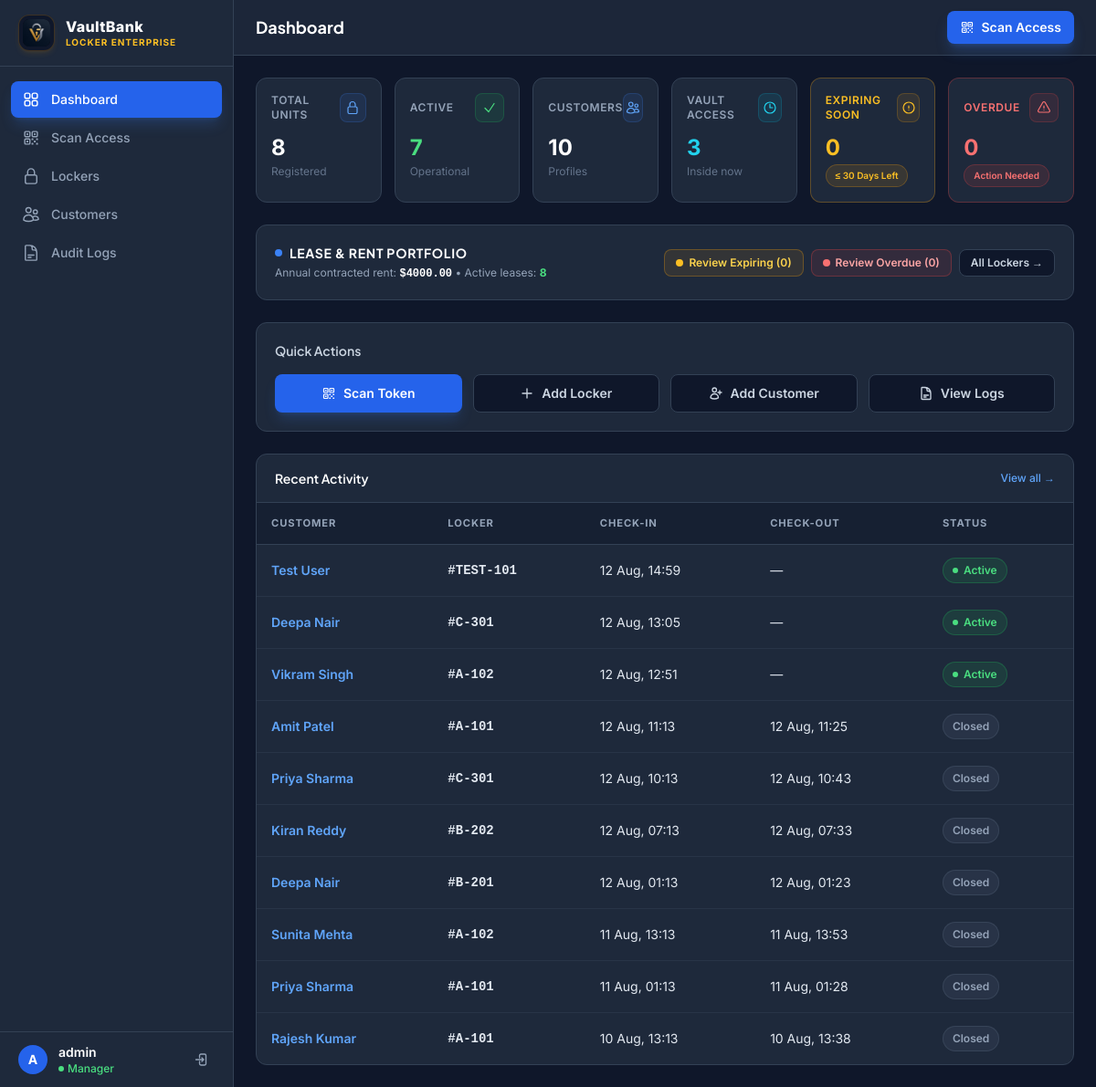
Before: / (signed in) with the older database file.
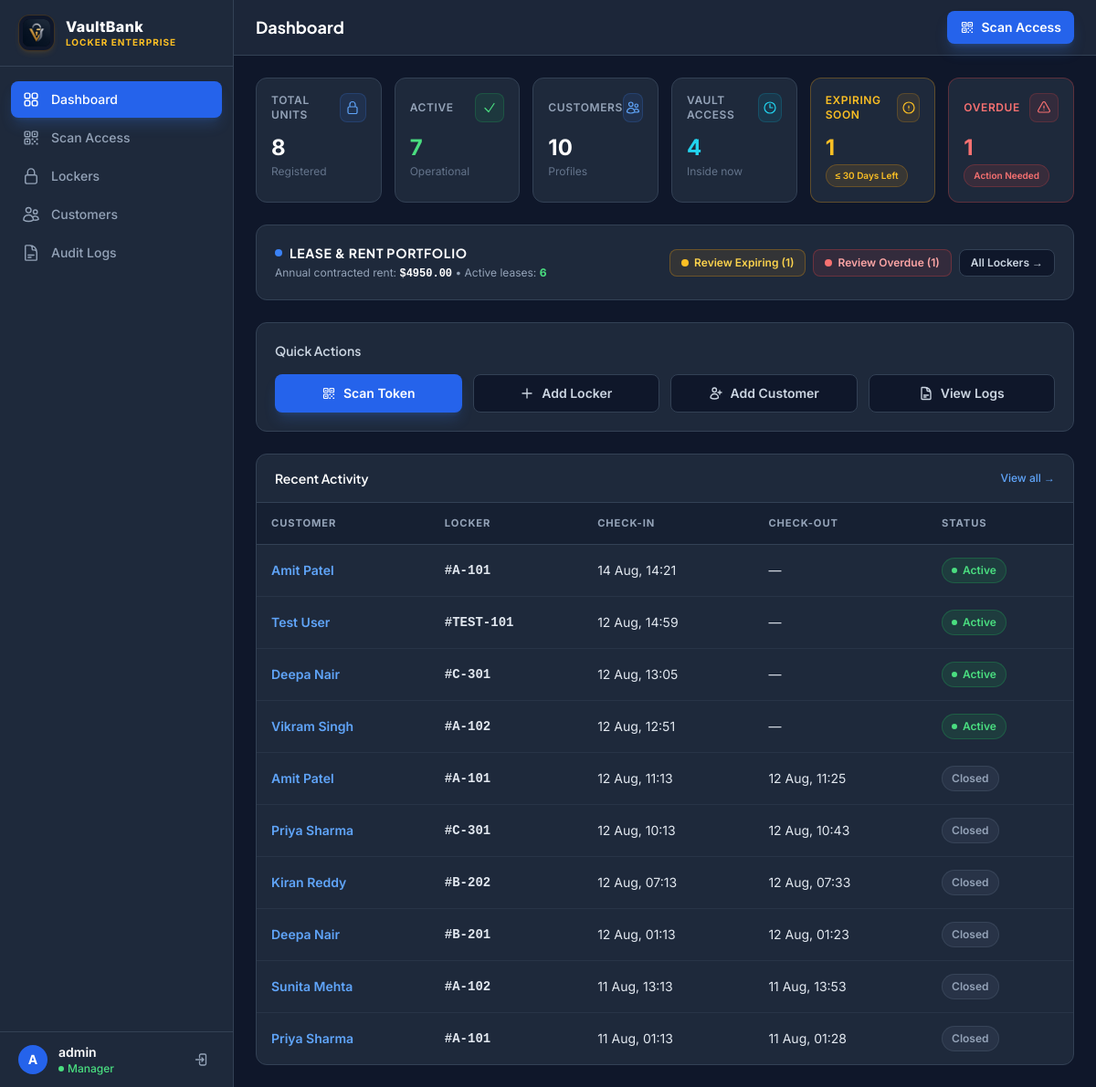
After: the same page with the newer database file.
### lockers/models.py (models this page shows, shortened)
class AccessLog(models.Model):
    locker = models.ForeignKey(Locker, on_delete=models.CASCADE, related_name='access_logs')
    customer = models.ForeignKey(Customer, on_delete=models.CASCADE, related_name='access_logs')
    check_in_time = models.DateTimeField(auto_now_add=True)
    check_out_time = models.DateTimeField(null=True, blank=True)
    class Meta:
        ordering = ['-check_in_time']

class Customer(models.Model):
    ID_PROOF_CHOICES = [
        ('aadhaar', 'Aadhaar Card'),
        ('pan', 'PAN Card'),
        ('passport', 'Passport'),
        ('voter_id', 'Voter ID'),
        ('driving_license', 'Driving License'),
    ]
    name = models.CharField(max_length=200)
    phone_number = models.CharField(max_length=20, blank=True, null=True, help_text="Phone number for SMS/WhatsApp alerts")
    email = models.EmailField(blank=True, null=True, help_text="Email address for access notifications")
    id_proof_type = models.CharField(max_length=50, choices=ID_PROOF_CHOICES)
    id_proof_file = models.FileField(upload_to='id_proofs/')
    class Meta:
        ordering = ['name']

class Locker(models.Model):
    PAYMENT_STATUS_CHOICES = [
        ('paid', 'Paid'),
        ('pending', 'Pending Payment'),
        ('overdue', 'Payment Overdue'),
    ]
    locker_number = models.CharField(max_length=20, unique=True)
    token = models.CharField(
        max_length=100, unique=True,
        default=generate_locker_token,
        editable=False,   # shown read-only in admin/forms
    )
    is_active = models.BooleanField(default=True)
    annual_fee = models.DecimalField(max_digits=10, decimal_places=2, default=500.00, help_text="Annual rent fee")
    lease_start_date = models.DateField(null=True, blank=True, help_text="Start date of lease agreement")
    lease_end_date = models.DateField(null=True, blank=True, help_text="Expiration date of lease agreement")
    payment_status = models.CharField(max_length=20, choices=PAYMENT_STATUS_CHOICES, default='paid')
    @property
    def lease_status(self):
        from django.utils import timezone
        import datetime
        today = timezone.now().date()
        if self.payment_status == 'overdue':
            return 'overdue'
        if self.lease_end_date:
            if self.lease_end_date < today:
                return 'overdue'
            if today <= self.lease_end_date <= (today + datetime.timedelta(days=30)) or self.payment_status == 'pending':
                return 'expiring_soon'
        elif self.payment_status == 'pending':
            return 'expiring_soon'
        return 'current'
    class Meta:
        ordering = ['locker_number']

### lockers/views.py (the view)
# urls.py: path('', views.dashboard, name='dashboard'),
@login_required
def dashboard(request):
    lockers = list(Locker.objects.all())
    total_lockers = len(lockers)
    active_lockers = sum(1 for l in lockers if l.is_active)
    total_customers = Customer.objects.count()
    active_sessions = AccessLog.objects.filter(check_out_time__isnull=True).count()
    recent_logs = AccessLog.objects.select_related('locker', 'customer')[:10]
    unassigned_lockers = Locker.objects.filter(locker_users__isnull=True, is_active=True).count()
    expiring_soon_count = sum(1 for l in lockers if l.lease_status == 'expiring_soon')
    overdue_count = sum(1 for l in lockers if l.lease_status == 'overdue')
    active_lease_count = sum(1 for l in lockers if l.lease_status == 'current')
    total_annual_revenue = sum(l.annual_fee for l in lockers)
    context = {
        'total_lockers': total_lockers,
        'active_lockers': active_lockers,
        'total_customers': total_customers,
        'active_sessions': active_sessions,
        'recent_logs': recent_logs,
        'unassigned_lockers': unassigned_lockers,
        'expiring_soon_count': expiring_soon_count,
        'overdue_count': overdue_count,
        'active_lease_count': active_lease_count,
        'total_annual_revenue': total_annual_revenue,
    }
    return render(request, 'lockers/dashboard.html', context)

### templates/lockers/dashboard.html (shortened to what the changed rows need)
{% extends 'lockers/base.html' %}
{% block page_title %}Dashboard{% endblock %}
{% block content %}
<div class="space-y-6">
  <div class="grid grid-cols-2 sm:grid-cols-3 lg:grid-cols-6 gap-3.5">
    <div class="stat-card bg-[#1E293B] border border-[#334155] rounded-xl p-4 flex flex-col gap-3">
      <div>
        <p class="text-2xl font-bold text-cyan-400">{{ active_sessions }}</p>
        <p class="text-xs text-slate-500 mt-0.5">Inside now</p>
      </div>
    </div>
    <div class="stat-card bg-[#1E293B] border border-amber-500/30 rounded-xl p-4 flex flex-col gap-3">
      <div>
        <p class="text-2xl font-bold text-amber-400">{{ expiring_soon_count }}</p>
        <span class="badge-amber text-[10px] mt-0.5">&le; 30 Days Left</span>
      </div>
    </div>
    <div class="stat-card bg-[#1E293B] border border-red-500/30 rounded-xl p-4 flex flex-col gap-3">
      <div>
        <p class="text-2xl font-bold text-red-400">{{ overdue_count }}</p>
        <span class="badge-red text-[10px] mt-0.5">Action Needed</span>
      </div>
    </div>
  </div>
  <div class="bg-[#1E293B] border border-[#334155] rounded-xl p-5 flex flex-col md:flex-row items-start md:items-center justify-between gap-4">
    <div class="space-y-1">
      <p class="text-xs text-slate-400">Annual contracted rent: <strong class="text-white font-mono">${{ total_annual_revenue|floatformat:2 }}</strong> &bull; Active leases: <strong class="text-green-400">{{ active_lease_count }}</strong></p>
    </div>
    <div class="flex flex-wrap items-center gap-2">
      <a href="{% url 'locker_list' %}?lease=expiring_soon" class="inline-flex items-center gap-1.5 px-3 py-1.5 rounded-lg bg-amber-500/10 hover:bg-amber-500/20 text-amber-300 text-xs font-semibold border border-amber-500/30 transition-colors">
        <span class="w-2 h-2 rounded-full bg-amber-400"></span>
        Review Expiring ({{ expiring_soon_count }})
      </a>
      <a href="{% url 'locker_list' %}?lease=overdue" class="inline-flex items-center gap-1.5 px-3 py-1.5 rounded-lg bg-red-500/10 hover:bg-red-500/20 text-red-300 text-xs font-semibold border border-red-500/30 transition-colors">
        <span class="w-2 h-2 rounded-full bg-red-400"></span>
        Review Overdue ({{ overdue_count }})
      </a>
      <a href="{% url 'locker_list' %}" class="inline-flex items-center gap-1.5 px-3 py-1.5 rounded-lg bg-[#0F172A] hover:bg-slate-800 text-slate-300 text-xs font-semibold border border-[#334155] transition-colors">
        All Lockers &rarr;
      </a>
    </div>
  </div>
  <div class="bg-[#1E293B] border border-[#334155] rounded-xl overflow-hidden">
    {% if recent_logs %}
    <div class="overflow-x-auto">
      <table class="w-full vb-table">
        <thead>
          <tr>
            <th>Customer</th>
            <th>Locker</th>
            <th>Check-In</th>
            <th>Check-Out</th>
            <th>Status</th>
          </tr>
        </thead>
        <tbody>
          {% for log in recent_logs %}
          <tr>
            <td>
              <a href="{% url 'customer_detail' log.customer.pk %}" class="font-semibold text-blue-400 hover:text-blue-300 transition-colors">
                {{ log.customer.name }}
              </a>
            </td>
            <td>
              <a href="{% url 'locker_detail' log.locker.pk %}" class="font-mono font-semibold text-slate-200 hover:text-blue-400 transition-colors">
                #{{ log.locker.locker_number }}
              </a>
            </td>
            <td class="text-slate-400 text-xs">{{ log.check_in_time|date:"d M, H:i" }}</td>
            <td class="text-slate-400 text-xs">{% if log.check_out_time %}{{ log.check_out_time|date:"d M, H:i" }}{% else %}&mdash;{% endif %}</td>
            <td>
              {% if log.check_out_time %}
              <span class="badge-slate">Closed</span>
              {% else %}
              <span class="badge-green"><span class="dot-pulse"></span> Active</span>
              {% endif %}
            </td>
          </tr>
          {% endfor %}
        </tbody>
      </table>
    </div>
    {% else %}
    <div class="px-5 py-12 text-center text-slate-500 text-sm">No activity logged yet.</div>
    {% endif %}
  </div>
</div>
{% endblock %}

Changed rows visible on the page:
no longer on this page (row unchanged): AccessLog: customer.name "Rajesh Kumar", locker.locker_number "A-101", check_in_time "10 Aug, 13:13", check_out_time "10 Aug, 13:38", shows "Closed"
added AccessLog: customer.name "Amit Patel", locker.locker_number "A-101", check_in_time "14 Aug, 14:21", shows "Active"
Other visible differences:
{{ active_sessions }}: "3" → "4"
{{ expiring_soon_count }}: "0" → "1"
{{ overdue_count }}: "0" → "1"
{{ total_annual_revenue|floatformat:2 }}: "4000.00" → "4950.00"
{{ active_lease_count }}: "8" → "6"
